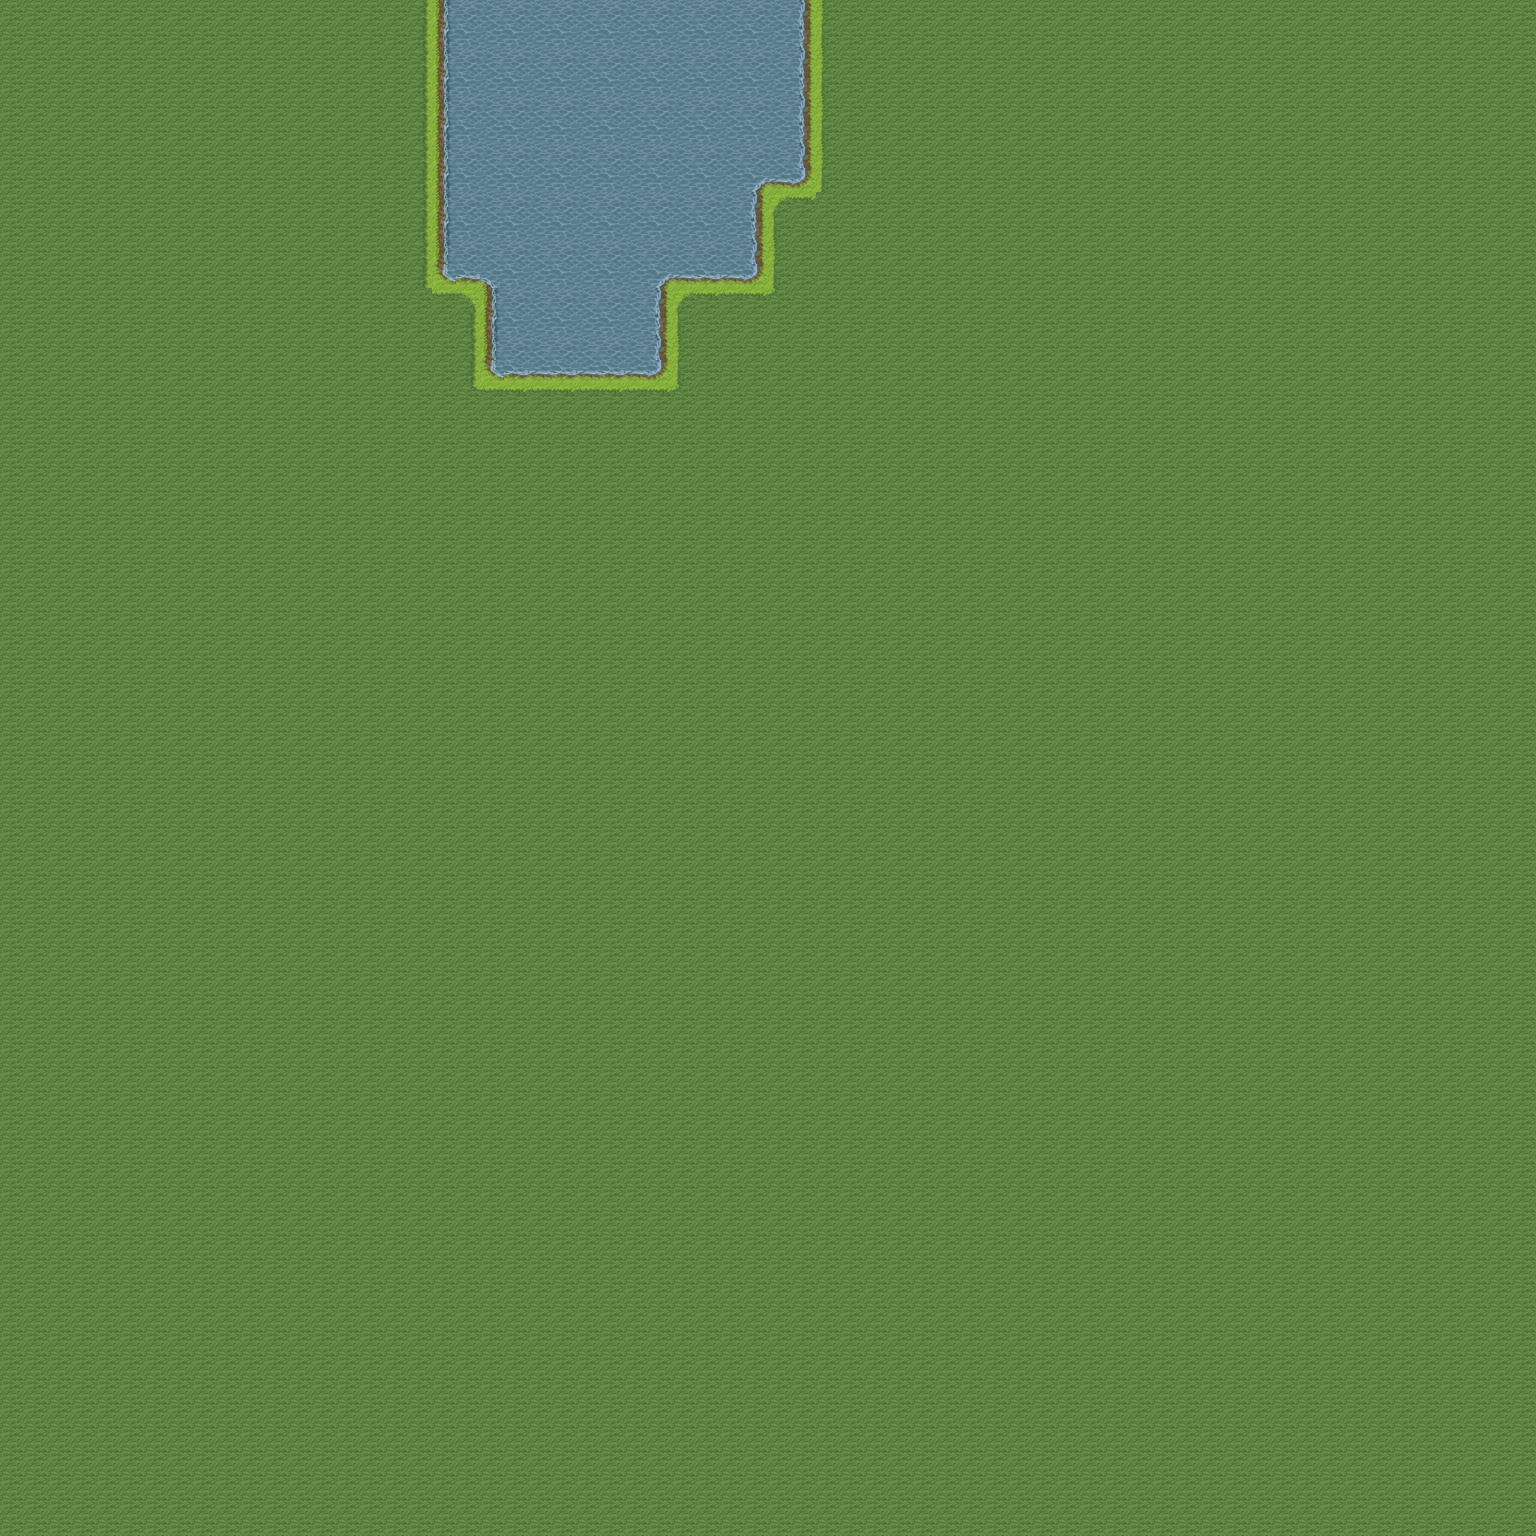

A level layout from a 2D game, rendered from its tile map. Below: a short description, then the map file with its tile-grid data intact:
An orthogonal 32x32 tile map with 48x48 px tiles, 2 tile layers (ground, path), 5 tilesets and 61 objects (51x cbox, 4x cx).

<map version="1.4" tiledversion="1.4.1" orientation="orthogonal" renderorder="right-down" width="32" height="32" tilewidth="48" tileheight="48" infinite="0" nextlayerid="21" nextobjectid="42">
 <tileset firstgid="1" name="grass" tilewidth="48" tileheight="48" tilecount="48" columns="8">
  <image source="grass.png" width="384" height="288" />
 </tileset>
 <tileset firstgid="49" name="path" tilewidth="48" tileheight="48" tilecount="48" columns="8">
  <image source="path.png" width="384" height="288" />
 </tileset>
 <tileset firstgid="97" name="trees" tilewidth="96" tileheight="96" tilecount="8" columns="4">
  <image source="trees.png" width="384" height="192" />
  <tile id="0">
   <objectgroup draworder="index" id="3">
    <object id="2" type="cbox" x="25" y="67" width="50" height="10" />
    <object id="3" type="cx" x="47.2022" y="70.8033">
     <point />
    </object>
   </objectgroup>
  </tile>
  <tile id="1">
   <objectgroup draworder="index" id="2">
    <object id="1" type="cbox" x="30.9141" y="80" width="32" height="10" />
    <object id="2" type="cx" x="46.205" y="88.7535">
     <point />
    </object>
   </objectgroup>
  </tile>
  <tile id="2">
   <objectgroup draworder="index" id="2">
    <object id="1" type="cbox" x="33.5734" y="73.1302" width="32" height="10" />
    <object id="2" type="cx" x="50.867" y="79.759">
     <point />
    </object>
   </objectgroup>
  </tile>
  <tile id="3">
   <objectgroup draworder="index" id="5">
    <object id="4" type="cbox" x="31.2355" y="76.8144" width="32" height="10" />
    <object id="6" type="cx" x="48.5319" y="82.0942">
     <point />
    </object>
   </objectgroup>
  </tile>
 </tileset>
 <tileset firstgid="105" name="water" tilewidth="48" tileheight="48" tilecount="48" columns="8">
  <image source="water.png" width="384" height="288" />
  <tile id="0">
   <objectgroup draworder="index" id="2">
    <object id="1" type="cbox" x="0" y="0" width="48" height="48" />
   </objectgroup>
  </tile>
  <tile id="1">
   <objectgroup draworder="index" id="2">
    <object id="1" type="cbox" x="0" y="0" width="48" height="48" />
   </objectgroup>
  </tile>
  <tile id="2">
   <objectgroup draworder="index" id="2">
    <object id="1" type="cbox" x="0" y="0" width="48" height="48" />
   </objectgroup>
  </tile>
  <tile id="3">
   <objectgroup draworder="index" id="2">
    <object id="1" type="cbox" x="0" y="0" width="48" height="48" />
   </objectgroup>
  </tile>
  <tile id="4">
   <objectgroup draworder="index" id="2">
    <object id="1" type="cbox" x="0" y="0" width="48" height="48" />
   </objectgroup>
  </tile>
  <tile id="5">
   <objectgroup draworder="index" id="2">
    <object id="1" type="cbox" x="0" y="0" width="48" height="48" />
   </objectgroup>
  </tile>
  <tile id="6">
   <objectgroup draworder="index" id="2">
    <object id="1" type="cbox" x="0" y="0" width="48" height="48" />
   </objectgroup>
  </tile>
  <tile id="7">
   <objectgroup draworder="index" id="2">
    <object id="1" type="cbox" x="0" y="0" width="48" height="48" />
   </objectgroup>
  </tile>
  <tile id="8">
   <objectgroup draworder="index" id="2">
    <object id="1" type="cbox" x="0" y="0" width="48" height="48" />
   </objectgroup>
  </tile>
  <tile id="9">
   <objectgroup draworder="index" id="2">
    <object id="1" type="cbox" x="0" y="0" width="48" height="48" />
   </objectgroup>
  </tile>
  <tile id="10">
   <objectgroup draworder="index" id="2">
    <object id="1" type="cbox" x="0" y="0" width="48" height="48" />
   </objectgroup>
  </tile>
  <tile id="11">
   <objectgroup draworder="index" id="2">
    <object id="1" type="cbox" x="0" y="0" width="48" height="48" />
   </objectgroup>
  </tile>
  <tile id="12">
   <objectgroup draworder="index" id="2">
    <object id="1" type="cbox" x="0" y="0" width="48" height="48" />
   </objectgroup>
  </tile>
  <tile id="13">
   <objectgroup draworder="index" id="2">
    <object id="1" type="cbox" x="0" y="0" width="48" height="48" />
   </objectgroup>
  </tile>
  <tile id="14">
   <objectgroup draworder="index" id="2">
    <object id="1" type="cbox" x="0" y="0" width="48" height="48" />
   </objectgroup>
  </tile>
  <tile id="15">
   <objectgroup draworder="index" id="2">
    <object id="1" type="cbox" x="0" y="0" width="48" height="48" />
   </objectgroup>
  </tile>
  <tile id="16">
   <objectgroup draworder="index" id="2">
    <object id="1" type="cbox" x="0" y="0" width="48" height="48" />
   </objectgroup>
  </tile>
  <tile id="17">
   <objectgroup draworder="index" id="2">
    <object id="1" type="cbox" x="0" y="0" width="48" height="48" />
   </objectgroup>
  </tile>
  <tile id="18">
   <objectgroup draworder="index" id="2">
    <object id="1" type="cbox" x="0" y="0" width="48" height="48" />
   </objectgroup>
  </tile>
  <tile id="19">
   <objectgroup draworder="index" id="2">
    <object id="1" type="cbox" x="0" y="0" width="48" height="48" />
   </objectgroup>
  </tile>
  <tile id="20">
   <objectgroup draworder="index" id="2">
    <object id="1" type="cbox" x="0" y="0" width="48" height="48" />
   </objectgroup>
  </tile>
  <tile id="21">
   <objectgroup draworder="index" id="2">
    <object id="1" type="cbox" x="0" y="0" width="48" height="48" />
   </objectgroup>
  </tile>
  <tile id="22">
   <objectgroup draworder="index" id="2">
    <object id="1" type="cbox" x="0" y="0" width="48" height="48" />
   </objectgroup>
  </tile>
  <tile id="23">
   <objectgroup draworder="index" id="2">
    <object id="1" type="cbox" x="0" y="0" width="48" height="48" />
   </objectgroup>
  </tile>
  <tile id="24">
   <objectgroup draworder="index" id="2">
    <object id="1" type="cbox" x="0" y="0" width="48" height="48" />
   </objectgroup>
  </tile>
  <tile id="25">
   <objectgroup draworder="index" id="2">
    <object id="1" type="cbox" x="0" y="0" width="48" height="48" />
   </objectgroup>
  </tile>
  <tile id="26">
   <objectgroup draworder="index" id="2">
    <object id="1" type="cbox" x="0" y="0" width="48" height="48" />
   </objectgroup>
  </tile>
  <tile id="27">
   <objectgroup draworder="index" id="2">
    <object id="1" type="cbox" x="0" y="0" width="48" height="48" />
   </objectgroup>
  </tile>
  <tile id="28">
   <objectgroup draworder="index" id="2">
    <object id="1" type="cbox" x="0" y="0" width="48" height="48" />
   </objectgroup>
  </tile>
  <tile id="29">
   <objectgroup draworder="index" id="2">
    <object id="1" type="cbox" x="0" y="0" width="48" height="48" />
   </objectgroup>
  </tile>
  <tile id="30">
   <objectgroup draworder="index" id="2">
    <object id="1" type="cbox" x="0" y="0" width="48" height="48" />
   </objectgroup>
  </tile>
  <tile id="31">
   <objectgroup draworder="index" id="2">
    <object id="1" type="cbox" x="0" y="0" width="48" height="48" />
   </objectgroup>
  </tile>
  <tile id="32">
   <objectgroup draworder="index" id="2">
    <object id="1" type="cbox" x="0" y="0" width="48" height="48" />
   </objectgroup>
  </tile>
  <tile id="33">
   <objectgroup draworder="index" id="2">
    <object id="1" type="cbox" x="0" y="0" width="48" height="48" />
   </objectgroup>
  </tile>
  <tile id="34">
   <objectgroup draworder="index" id="2">
    <object id="1" type="cbox" x="0" y="0" width="48" height="48" />
   </objectgroup>
  </tile>
  <tile id="35">
   <objectgroup draworder="index" id="2">
    <object id="1" type="cbox" x="0" y="0" width="48" height="48" />
   </objectgroup>
  </tile>
  <tile id="36">
   <objectgroup draworder="index" id="2">
    <object id="1" type="cbox" x="0" y="0" width="48" height="48" />
   </objectgroup>
  </tile>
  <tile id="37">
   <objectgroup draworder="index" id="2">
    <object id="1" type="cbox" x="0" y="0" width="48" height="48" />
   </objectgroup>
  </tile>
  <tile id="38">
   <objectgroup draworder="index" id="2">
    <object id="1" type="cbox" x="0" y="0" width="48" height="48" />
   </objectgroup>
  </tile>
  <tile id="39">
   <objectgroup draworder="index" id="2">
    <object id="1" type="cbox" x="0" y="0" width="48" height="48" />
   </objectgroup>
  </tile>
  <tile id="40">
   <objectgroup draworder="index" id="2">
    <object id="1" type="cbox" x="0" y="0" width="48" height="48" />
   </objectgroup>
  </tile>
  <tile id="41">
   <objectgroup draworder="index" id="2">
    <object id="1" type="cbox" x="0" y="0" width="48" height="48" />
   </objectgroup>
  </tile>
  <tile id="42">
   <objectgroup draworder="index" id="2">
    <object id="1" type="cbox" x="0" y="0" width="48" height="48" />
   </objectgroup>
  </tile>
  <tile id="43">
   <objectgroup draworder="index" id="2">
    <object id="1" type="cbox" x="0" y="0" width="48" height="48" />
   </objectgroup>
  </tile>
  <tile id="44">
   <objectgroup draworder="index" id="2">
    <object id="1" type="cbox" x="0" y="0" width="48" height="48" />
   </objectgroup>
  </tile>
  <tile id="45">
   <objectgroup draworder="index" id="2">
    <object id="1" type="cbox" x="0" y="0" width="48" height="48" />
   </objectgroup>
  </tile>
  <tile id="46">
   <objectgroup draworder="index" id="2">
    <object id="1" type="cbox" x="0" y="0" width="48" height="48" />
   </objectgroup>
  </tile>
 </tileset>
 <tileset firstgid="153" name="player" tilewidth="64" tileheight="64" tilecount="90" columns="6">
  <image source="player.png" width="384" height="960" />
  <tile id="0" type="walk_n">
   <animation>
    <frame tileid="0" duration="100" />
    <frame tileid="1" duration="100" />
    <frame tileid="2" duration="100" />
    <frame tileid="3" duration="100" />
    <frame tileid="4" duration="100" />
    <frame tileid="5" duration="100" />
   </animation>
  </tile>
  <tile id="6" type="walk_ne">
   <animation>
    <frame tileid="6" duration="100" />
    <frame tileid="7" duration="100" />
    <frame tileid="8" duration="100" />
    <frame tileid="9" duration="100" />
    <frame tileid="10" duration="100" />
    <frame tileid="11" duration="100" />
   </animation>
  </tile>
  <tile id="12" type="walk_e">
   <animation>
    <frame tileid="12" duration="100" />
    <frame tileid="13" duration="100" />
    <frame tileid="14" duration="100" />
    <frame tileid="15" duration="100" />
    <frame tileid="16" duration="100" />
    <frame tileid="17" duration="100" />
   </animation>
  </tile>
  <tile id="18" type="walk_se">
   <animation>
    <frame tileid="18" duration="100" />
    <frame tileid="19" duration="100" />
    <frame tileid="20" duration="100" />
    <frame tileid="21" duration="100" />
    <frame tileid="22" duration="100" />
    <frame tileid="23" duration="100" />
   </animation>
  </tile>
  <tile id="24" type="walk_s">
   <animation>
    <frame tileid="24" duration="100" />
    <frame tileid="25" duration="100" />
    <frame tileid="26" duration="100" />
    <frame tileid="27" duration="100" />
    <frame tileid="28" duration="100" />
    <frame tileid="29" duration="100" />
   </animation>
  </tile>
  <tile id="30" type="walk_so">
   <animation>
    <frame tileid="30" duration="100" />
    <frame tileid="31" duration="100" />
    <frame tileid="32" duration="100" />
    <frame tileid="33" duration="100" />
    <frame tileid="34" duration="100" />
    <frame tileid="35" duration="100" />
   </animation>
  </tile>
  <tile id="36" type="walk_o">
   <animation>
    <frame tileid="36" duration="100" />
    <frame tileid="37" duration="100" />
    <frame tileid="38" duration="100" />
    <frame tileid="39" duration="100" />
    <frame tileid="40" duration="100" />
    <frame tileid="41" duration="100" />
   </animation>
  </tile>
  <tile id="42" type="walk_no">
   <animation>
    <frame tileid="42" duration="100" />
    <frame tileid="43" duration="100" />
    <frame tileid="44" duration="100" />
    <frame tileid="45" duration="100" />
    <frame tileid="46" duration="100" />
    <frame tileid="47" duration="100" />
   </animation>
  </tile>
  <tile id="48">
   <animation>
    <frame tileid="48" duration="100" />
    <frame tileid="49" duration="100" />
    <frame tileid="50" duration="100" />
    <frame tileid="51" duration="100" />
    <frame tileid="52" duration="100" />
    <frame tileid="53" duration="100" />
    <frame tileid="54" duration="100" />
    <frame tileid="55" duration="100" />
    <frame tileid="56" duration="100" />
    <frame tileid="57" duration="100" />
    <frame tileid="58" duration="100" />
    <frame tileid="59" duration="100" />
    <frame tileid="60" duration="100" />
    <frame tileid="61" duration="100" />
    <frame tileid="62" duration="100" />
   </animation>
  </tile>
  <tile id="63" type="idle">
   <animation>
    <frame tileid="63" duration="100" />
    <frame tileid="64" duration="100" />
    <frame tileid="65" duration="100" />
    <frame tileid="66" duration="100" />
    <frame tileid="67" duration="100" />
    <frame tileid="68" duration="100" />
    <frame tileid="69" duration="100" />
    <frame tileid="70" duration="100" />
    <frame tileid="71" duration="100" />
    <frame tileid="72" duration="100" />
    <frame tileid="73" duration="100" />
    <frame tileid="74" duration="100" />
    <frame tileid="75" duration="100" />
    <frame tileid="76" duration="100" />
    <frame tileid="77" duration="100" />
   </animation>
  </tile>
 </tileset>
 <group id="5" name="background">
  <layer id="1" name="ground" width="32" height="32" locked="1">
   <data encoding="csv">
15,15,15,15,15,15,15,15,16,118,119,119,119,119,119,119,120,14,15,15,15,15,15,15,15,15,15,15,15,15,15,15,
15,15,15,15,15,15,15,15,16,118,119,119,119,119,119,119,120,14,15,15,15,15,15,15,15,15,15,15,15,15,15,15,
15,15,15,15,15,15,15,15,16,118,119,119,119,119,119,119,120,14,15,15,15,15,15,15,15,15,15,15,15,15,15,15,
15,15,15,15,15,15,15,15,16,118,119,119,119,119,119,133,128,14,15,15,15,15,15,15,15,15,15,15,15,15,15,15,
15,15,15,15,15,15,15,15,16,118,119,119,119,119,119,120,6,15,15,15,15,15,15,15,15,15,15,15,15,15,15,15,
15,15,15,15,15,15,15,15,16,126,134,119,119,133,127,128,14,15,15,15,15,15,15,15,15,15,15,15,15,15,15,15,
15,15,15,15,15,15,15,15,15,8,118,119,119,120,6,7,38,15,15,15,15,15,15,15,15,15,15,15,15,15,15,15,
15,15,15,15,15,15,15,15,15,16,126,127,127,128,14,15,15,15,15,15,15,15,15,15,15,15,15,15,15,15,15,15,
15,15,15,15,15,15,15,15,15,37,7,7,7,7,38,15,15,15,15,15,15,15,15,15,15,15,15,15,15,15,15,15,
15,15,15,15,15,15,15,15,15,15,15,15,15,15,15,15,15,15,15,15,15,15,15,15,15,15,15,15,15,15,15,15,
15,15,15,15,15,15,15,15,15,15,15,15,15,15,15,15,15,15,15,15,15,15,15,15,15,15,15,15,15,15,15,15,
15,15,15,15,15,15,15,15,15,15,15,15,15,15,15,15,15,15,15,15,15,15,15,15,15,15,15,15,15,15,15,15,
15,15,15,15,15,15,15,15,15,15,15,15,15,15,15,15,15,15,15,15,15,15,15,15,15,15,15,15,15,15,15,15,
15,15,15,15,15,15,15,15,15,15,15,15,15,15,15,15,15,15,15,15,15,15,15,15,15,15,15,15,15,15,15,15,
15,15,15,15,15,15,15,15,15,15,15,15,15,15,15,15,15,15,15,15,15,15,15,15,15,15,15,15,15,15,15,15,
15,15,15,15,15,15,15,15,15,15,15,15,15,15,15,15,15,15,15,15,15,15,15,15,15,15,15,15,15,15,15,15,
15,15,15,15,15,15,15,15,15,15,15,15,15,15,15,15,15,15,15,15,15,15,15,15,15,15,15,15,15,15,15,15,
15,15,15,15,15,15,15,15,15,15,15,15,15,15,15,15,15,15,15,15,15,15,15,15,15,15,15,15,15,15,15,15,
15,15,15,15,15,15,15,15,15,15,15,15,15,15,15,15,15,15,15,15,15,15,15,15,15,15,15,15,15,15,15,15,
15,15,15,15,15,15,15,15,15,15,15,15,15,15,15,15,15,15,15,15,15,15,15,15,15,15,15,15,15,15,15,15,
15,15,15,15,15,15,15,15,15,15,15,15,15,15,15,15,15,15,15,15,15,15,15,15,15,15,15,15,15,15,15,15,
15,15,15,15,15,15,15,15,15,15,15,15,15,15,15,15,15,15,15,15,15,15,15,15,15,15,15,15,15,15,15,15,
15,15,15,15,15,15,15,15,15,15,15,15,15,15,15,15,15,15,15,15,15,15,15,15,15,15,15,15,15,15,15,15,
15,15,15,15,15,15,15,15,15,15,15,15,15,15,15,15,15,15,15,15,15,15,15,15,15,15,15,15,15,15,15,15,
15,15,15,15,15,15,15,15,15,15,15,15,15,15,15,15,15,15,15,15,15,15,15,15,15,15,15,15,15,15,15,15,
15,15,15,15,15,15,15,15,15,15,15,15,15,15,15,15,15,15,15,15,15,15,15,15,15,15,15,15,15,15,15,15,
15,15,15,15,15,15,15,15,15,15,15,15,15,15,15,15,15,15,15,15,15,15,15,15,15,15,15,15,15,15,15,15,
15,15,15,15,15,15,15,15,15,15,15,15,15,15,15,15,15,15,15,15,15,15,15,15,15,15,15,15,15,15,15,15,
15,15,15,15,15,15,15,15,15,15,15,15,15,15,15,15,15,15,15,15,15,15,15,15,15,15,15,15,15,15,15,15,
15,15,15,15,15,15,15,15,15,15,15,15,15,15,15,15,15,15,15,15,15,15,15,15,15,15,15,15,15,15,15,15,
15,15,15,15,15,15,15,15,15,15,15,15,15,15,15,15,15,15,15,15,15,15,15,15,15,15,15,15,15,15,15,15,
15,15,15,15,15,15,15,15,15,15,15,15,15,15,15,15,15,15,15,15,15,15,15,15,15,15,15,15,15,15,15,15
</data>
  </layer>
  <layer id="7" name="path" width="32" height="32" locked="1">
   <data encoding="csv">
0,0,0,0,0,0,0,0,0,0,0,0,0,0,0,0,0,0,0,0,0,0,0,0,0,0,0,0,0,0,0,0,
0,0,0,0,0,0,0,0,0,0,0,0,0,0,0,0,0,0,0,0,0,0,0,0,0,0,0,0,0,0,0,0,
0,0,0,0,0,0,0,0,0,0,0,0,0,0,0,0,0,0,0,0,0,0,0,0,0,0,0,0,0,0,0,0,
0,0,0,0,0,0,0,0,0,0,0,0,0,0,0,0,0,0,0,0,0,0,0,0,0,0,0,0,0,0,0,0,
0,0,0,0,0,0,0,0,0,0,0,0,0,0,0,0,0,0,0,0,0,0,0,0,0,0,0,0,0,0,0,0,
0,0,0,0,0,0,0,0,0,0,0,0,0,0,0,0,0,0,0,0,0,0,0,0,0,0,0,0,0,0,0,0,
0,0,0,0,0,0,0,0,0,0,0,0,0,0,0,0,0,0,0,0,0,0,0,0,0,0,0,0,0,0,0,0,
0,0,0,0,0,0,0,0,0,0,0,0,0,0,0,0,0,0,0,0,0,0,0,0,0,0,0,0,0,0,0,0,
0,0,0,0,0,0,0,0,0,0,0,0,0,0,0,0,0,0,0,0,0,0,0,0,0,0,0,0,0,0,0,0,
0,0,0,0,0,0,0,0,0,0,0,0,0,0,0,0,0,0,0,0,0,0,0,0,0,0,0,0,0,0,0,0,
0,0,0,0,0,0,0,0,0,0,0,0,0,0,0,0,0,0,0,0,0,0,0,0,0,0,0,0,0,0,0,0,
0,0,0,0,0,0,0,0,0,0,0,0,0,0,0,0,0,0,0,0,0,0,0,0,0,0,0,0,0,0,0,0,
0,0,0,0,0,0,0,0,0,0,0,0,0,0,0,0,0,0,0,0,0,0,0,0,0,0,0,0,0,0,0,0,
0,0,0,0,0,0,0,0,0,0,0,0,0,0,0,0,0,0,0,0,0,0,0,0,0,0,0,0,0,0,0,0,
0,0,0,0,0,0,0,0,0,0,0,0,0,0,0,0,0,0,0,0,0,0,0,0,0,0,0,0,0,0,0,0,
0,0,0,0,0,0,0,0,0,0,0,0,0,0,0,0,0,0,0,0,0,0,0,0,0,0,0,0,0,0,0,0,
0,0,0,0,0,0,0,0,0,0,0,0,0,0,0,0,0,0,0,0,0,0,0,0,0,0,0,0,0,0,0,0,
0,0,0,0,0,0,0,0,0,0,0,0,0,0,0,0,0,0,0,0,0,0,0,0,0,0,0,0,0,0,0,0,
0,0,0,0,0,0,0,0,0,0,0,0,0,0,0,0,0,0,0,0,0,0,0,0,0,0,0,0,0,0,0,0,
0,0,0,0,0,0,0,0,0,0,0,0,0,0,0,0,0,0,0,0,0,0,0,0,0,0,0,0,0,0,0,0,
0,0,0,0,0,0,0,0,0,0,0,0,0,0,0,0,0,0,0,0,0,0,0,0,0,0,0,0,0,0,0,0,
0,0,0,0,0,0,0,0,0,0,0,0,0,0,0,0,0,0,0,0,0,0,0,0,0,0,0,0,0,0,0,0,
0,0,0,0,0,0,0,0,0,0,0,0,0,0,0,0,0,0,0,0,0,0,0,0,0,0,0,0,0,0,0,0,
0,0,0,0,0,0,0,0,0,0,0,0,0,0,0,0,0,0,0,0,0,0,0,0,0,0,0,0,0,0,0,0,
0,0,0,0,0,0,0,0,0,0,0,0,0,0,0,0,0,0,0,0,0,0,0,0,0,0,0,0,0,0,0,0,
0,0,0,0,0,0,0,0,0,0,0,0,0,0,0,0,0,0,0,0,0,0,0,0,0,0,0,0,0,0,0,0,
0,0,0,0,0,0,0,0,0,0,0,0,0,0,0,0,0,0,0,0,0,0,0,0,0,0,0,0,0,0,0,0,
0,0,0,0,0,0,0,0,0,0,0,0,0,0,0,0,0,0,0,0,0,0,0,0,0,0,0,0,0,0,0,0,
0,0,0,0,0,0,0,0,0,0,0,0,0,0,0,0,0,0,0,0,0,0,0,0,0,0,0,0,0,0,0,0,
0,0,0,0,0,0,0,0,0,0,0,0,0,0,0,0,0,0,0,0,0,0,0,0,0,0,0,0,0,0,0,0,
0,0,0,0,0,0,0,0,0,0,0,0,0,0,0,0,0,0,0,0,0,0,0,0,0,0,0,0,0,0,0,0,
0,0,0,0,0,0,0,0,0,0,0,0,0,0,0,0,0,0,0,0,0,0,0,0,0,0,0,0,0,0,0,0
</data>
  </layer>
 </group>
 <objectgroup id="15" name="objects">
  <object id="35" gid="98" x="231" y="571" width="96" height="96" />
  <object id="36" gid="98" x="97.3333" y="285.333" width="96" height="96" />
  <object id="37" gid="98" x="154.667" y="280" width="96" height="96" />
  <object id="38" gid="98" x="122.667" y="276" width="96" height="96" />
  <object id="39" gid="97" x="177.333" y="412" width="96" height="96" />
  <object id="40" gid="97" x="294.667" y="413.333" width="96" height="96" />
 </objectgroup>
</map>
